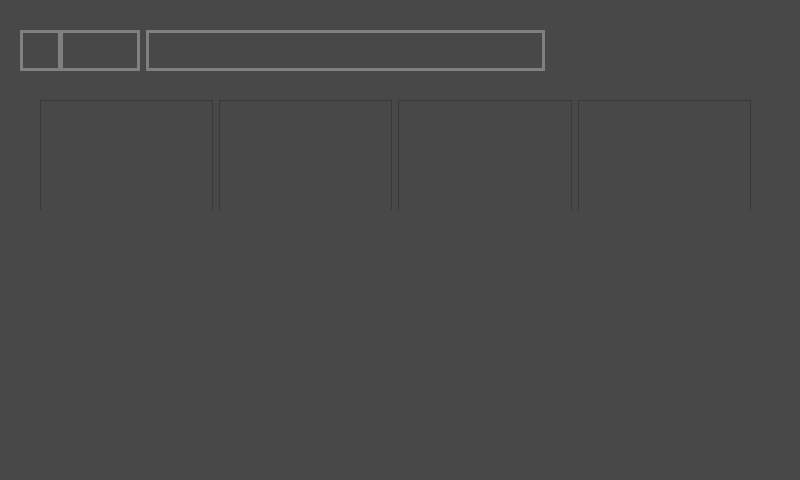
<?xml version="1.0" encoding="UTF-8"?>
<ui version="4.0">
 <class>diagram_minut_form</class>
 <widget class="QWidget" name="diagram_minut_form">
  <property name="geometry">
   <rect>
    <x>0</x>
    <y>0</y>
    <width>800</width>
    <height>480</height>
   </rect>
  </property>
  <property name="windowTitle">
   <string>Form</string>
  </property>
  <property name="windowOpacity">
   <double>1.000000000000000</double>
  </property>
  <property name="styleSheet">
   <string notr="true">background-color: rgb(72, 72, 72);</string>
  </property>
  <widget class="QWidget" name="layoutWidget">
   <property name="geometry">
    <rect>
     <x>20</x>
     <y>30</y>
     <width>41</width>
     <height>41</height>
    </rect>
   </property>
   <layout class="QHBoxLayout" name="horizontalLayout" stretch="0">
    <property name="spacing">
     <number>1</number>
    </property>
    <property name="sizeConstraint">
     <enum>QLayout::SetDefaultConstraint</enum>
    </property>
    <item>
     <widget class="QLabel" name="label_lock_situation">
      <property name="sizePolicy">
       <sizepolicy hsizetype="Expanding" vsizetype="Expanding">
        <horstretch>0</horstretch>
        <verstretch>0</verstretch>
       </sizepolicy>
      </property>
      <property name="minimumSize">
       <size>
        <width>38</width>
        <height>38</height>
       </size>
      </property>
      <property name="styleSheet">
       <string notr="true">image: url(:/Pictures/GSH/photos totally/lock.gif);

border: 3px solid gray;
border-radius: 40px;</string>
      </property>
      <property name="frameShape">
       <enum>QFrame::WinPanel</enum>
      </property>
      <property name="text">
       <string/>
      </property>
      <property name="scaledContents">
       <bool>true</bool>
      </property>
     </widget>
    </item>
   </layout>
  </widget>
  <widget class="QWidget" name="layoutWidget">
   <property name="geometry">
    <rect>
     <x>60</x>
     <y>30</y>
     <width>691</width>
     <height>41</height>
    </rect>
   </property>
   <layout class="QHBoxLayout" name="horizontalLayout_2">
    <item>
     <widget class="QLabel" name="program_number">
      <property name="minimumSize">
       <size>
        <width>50</width>
        <height>38</height>
       </size>
      </property>
      <property name="maximumSize">
       <size>
        <width>80</width>
        <height>16777215</height>
       </size>
      </property>
      <property name="styleSheet">
       <string notr="true">border: 3px solid gray;
border-radius: 40px;</string>
      </property>
      <property name="text">
       <string/>
      </property>
     </widget>
    </item>
    <item>
     <widget class="QLabel" name="program_name">
      <property name="minimumSize">
       <size>
        <width>350</width>
        <height>38</height>
       </size>
      </property>
      <property name="styleSheet">
       <string notr="true">border: 3px solid gray;
border-radius: 40px;</string>
      </property>
      <property name="text">
       <string/>
      </property>
     </widget>
    </item>
    <item>
     <widget class="QLabel" name="current_temprature">
      <property name="minimumSize">
       <size>
        <width>50</width>
        <height>38</height>
       </size>
      </property>
      <property name="maximumSize">
       <size>
        <width>200</width>
        <height>16777215</height>
       </size>
      </property>
      <property name="text">
       <string/>
      </property>
     </widget>
    </item>
   </layout>
  </widget>
  <widget class="QWidget" name="layoutWidget">
   <property name="geometry">
    <rect>
     <x>40</x>
     <y>100</y>
     <width>711</width>
     <height>181</height>
    </rect>
   </property>
   <layout class="QHBoxLayout" name="horizontalLayout_3">
    <item>
     <widget class="QGraphicsView" name="graphicsView"/>
    </item>
    <item>
     <widget class="QGraphicsView" name="graphicsView_2"/>
    </item>
    <item>
     <widget class="QGraphicsView" name="graphicsView_3"/>
    </item>
    <item>
     <widget class="QGraphicsView" name="graphicsView_4"/>
    </item>
   </layout>
  </widget>
  <widget class="QWidget" name="layoutWidget_2">
   <property name="geometry">
    <rect>
     <x>40</x>
     <y>210</y>
     <width>726</width>
     <height>71</height>
    </rect>
   </property>
   <layout class="QHBoxLayout" name="horizontalLayout_7">
    <item>
     <widget class="QLabel" name="label_37">
      <property name="minimumSize">
       <size>
        <width>30</width>
        <height>60</height>
       </size>
      </property>
      <property name="styleSheet">
       <string notr="true">image: url(:/Pictures/Qt menus/TEMP2.gif);</string>
      </property>
      <property name="text">
       <string/>
      </property>
     </widget>
    </item>
    <item>
     <widget class="QLabel" name="label_38">
      <property name="sizePolicy">
       <sizepolicy hsizetype="Preferred" vsizetype="Preferred">
        <horstretch>120</horstretch>
        <verstretch>20</verstretch>
       </sizepolicy>
      </property>
      <property name="minimumSize">
       <size>
        <width>140</width>
        <height>20</height>
       </size>
      </property>
      <property name="maximumSize">
       <size>
        <width>140</width>
        <height>100</height>
       </size>
      </property>
      <property name="styleSheet">
       <string notr="true">border-color: qlineargradient(spread:pad, x1:0, y1:0, x2:0, y2:1, stop:0 rgba(0, 0, 0, 255), stop:0.33 rgba(0, 0, 0, 255), stop:0.34 rgba(255, 30, 30, 255), stop:0.66 rgba(255, 0, 0, 255), stop:0.67 rgba(255, 255, 0, 255), stop:1 rgba(255, 255, 0, 255));</string>
      </property>
      <property name="text">
       <string/>
      </property>
      <property name="margin">
       <number>1111</number>
      </property>
     </widget>
    </item>
    <item>
     <widget class="QLabel" name="label_39">
      <property name="minimumSize">
       <size>
        <width>30</width>
        <height>60</height>
       </size>
      </property>
      <property name="styleSheet">
       <string notr="true">border-color: qlineargradient(spread:pad, x1:0, y1:0, x2:1, y2:0, stop:0 rgba(255, 178, 102, 255), stop:0.55 rgba(235, 148, 61, 255), stop:0.98 rgba(0, 0, 0, 255), stop:1 rgba(0, 0, 0, 0));
image: url(:/Pictures/Qt menus/TEMP_up_time.gif);</string>
      </property>
      <property name="text">
       <string/>
      </property>
     </widget>
    </item>
    <item>
     <widget class="QLabel" name="label_40">
      <property name="sizePolicy">
       <sizepolicy hsizetype="Preferred" vsizetype="Preferred">
        <horstretch>30</horstretch>
        <verstretch>20</verstretch>
       </sizepolicy>
      </property>
      <property name="minimumSize">
       <size>
        <width>40</width>
        <height>20</height>
       </size>
      </property>
      <property name="maximumSize">
       <size>
        <width>80</width>
        <height>16777215</height>
       </size>
      </property>
      <property name="text">
       <string/>
      </property>
     </widget>
    </item>
    <item>
     <widget class="QLabel" name="label_41">
      <property name="minimumSize">
       <size>
        <width>30</width>
        <height>60</height>
       </size>
      </property>
      <property name="styleSheet">
       <string notr="true">image: url(:/Pictures/Qt menus/TEMP2.gif);</string>
      </property>
      <property name="text">
       <string/>
      </property>
     </widget>
    </item>
    <item>
     <widget class="QLabel" name="label_42">
      <property name="sizePolicy">
       <sizepolicy hsizetype="Preferred" vsizetype="Preferred">
        <horstretch>30</horstretch>
        <verstretch>20</verstretch>
       </sizepolicy>
      </property>
      <property name="minimumSize">
       <size>
        <width>60</width>
        <height>20</height>
       </size>
      </property>
      <property name="maximumSize">
       <size>
        <width>80</width>
        <height>16777215</height>
       </size>
      </property>
      <property name="text">
       <string/>
      </property>
     </widget>
    </item>
    <item>
     <widget class="QLabel" name="label_43">
      <property name="minimumSize">
       <size>
        <width>30</width>
        <height>50</height>
       </size>
      </property>
      <property name="styleSheet">
       <string notr="true">
image: url(:/Pictures/Qt menus/TEMP_up_time.gif);</string>
      </property>
      <property name="text">
       <string/>
      </property>
     </widget>
    </item>
    <item>
     <widget class="QLabel" name="label_44">
      <property name="sizePolicy">
       <sizepolicy hsizetype="Preferred" vsizetype="Preferred">
        <horstretch>30</horstretch>
        <verstretch>20</verstretch>
       </sizepolicy>
      </property>
      <property name="minimumSize">
       <size>
        <width>40</width>
        <height>20</height>
       </size>
      </property>
      <property name="maximumSize">
       <size>
        <width>80</width>
        <height>16777215</height>
       </size>
      </property>
      <property name="text">
       <string/>
      </property>
     </widget>
    </item>
    <item>
     <widget class="QLabel" name="label_45">
      <property name="minimumSize">
       <size>
        <width>30</width>
        <height>60</height>
       </size>
      </property>
      <property name="styleSheet">
       <string notr="true">image: url(:/Pictures/Qt menus/TEMP2.gif);</string>
      </property>
      <property name="text">
       <string/>
      </property>
     </widget>
    </item>
    <item>
     <widget class="QLabel" name="label_46">
      <property name="sizePolicy">
       <sizepolicy hsizetype="Preferred" vsizetype="Preferred">
        <horstretch>30</horstretch>
        <verstretch>20</verstretch>
       </sizepolicy>
      </property>
      <property name="minimumSize">
       <size>
        <width>60</width>
        <height>20</height>
       </size>
      </property>
      <property name="maximumSize">
       <size>
        <width>80</width>
        <height>16777215</height>
       </size>
      </property>
      <property name="text">
       <string/>
      </property>
     </widget>
    </item>
    <item>
     <widget class="QLabel" name="label_47">
      <property name="minimumSize">
       <size>
        <width>30</width>
        <height>60</height>
       </size>
      </property>
      <property name="styleSheet">
       <string notr="true">image: url(:/Pictures/Qt menus/TEMP2.gif);</string>
      </property>
      <property name="text">
       <string/>
      </property>
     </widget>
    </item>
    <item>
     <widget class="QLabel" name="label_48">
      <property name="sizePolicy">
       <sizepolicy hsizetype="Preferred" vsizetype="Preferred">
        <horstretch>138</horstretch>
        <verstretch>20</verstretch>
       </sizepolicy>
      </property>
      <property name="minimumSize">
       <size>
        <width>138</width>
        <height>20</height>
       </size>
      </property>
      <property name="text">
       <string/>
      </property>
     </widget>
    </item>
   </layout>
  </widget>
 </widget>
 <resources/>
 <connections/>
</ui>
